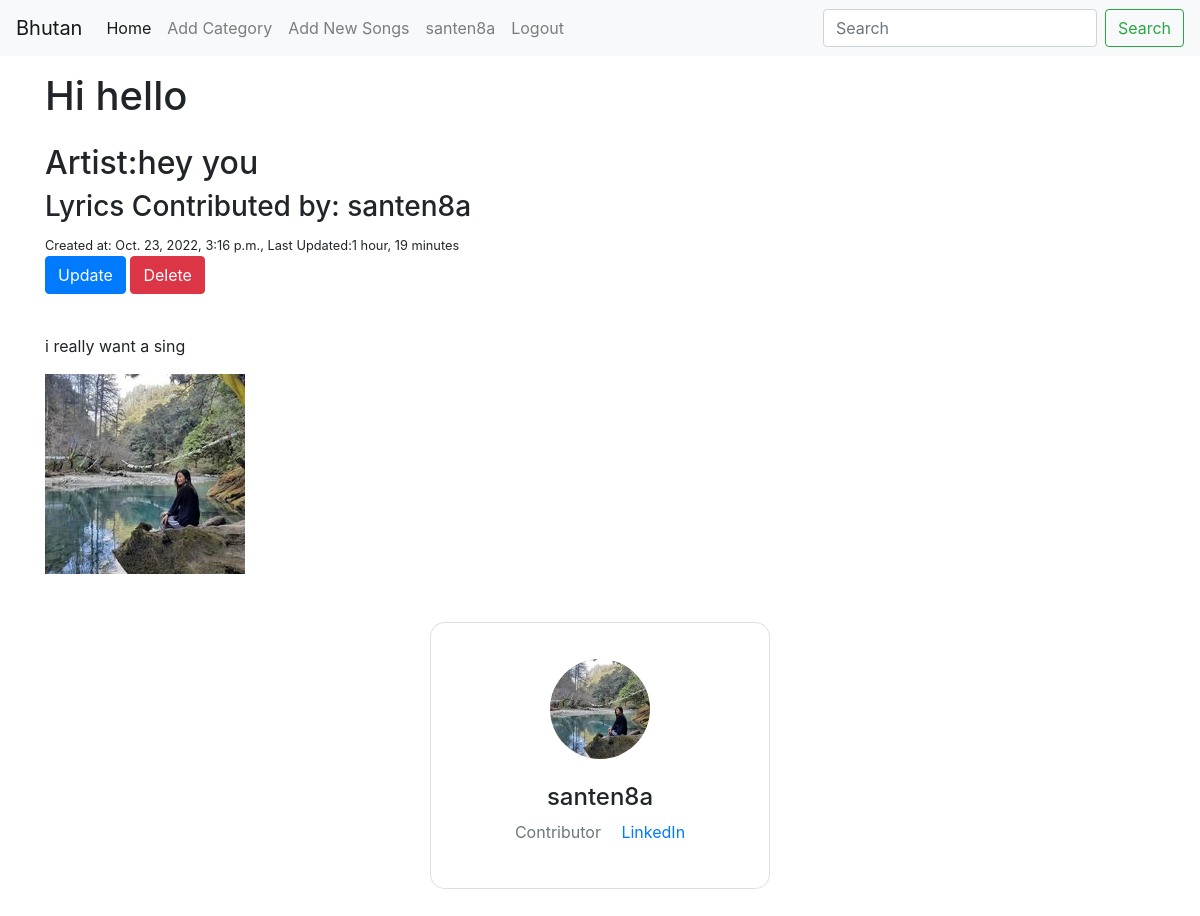
The app's page /song/view/7 (signed in) with its own data.
### song/models.py (models this page shows, shortened)
class Post(models.Model):
    title = models.CharField(max_length=255)
    header_image = models.ImageField(null=True,blank=True,upload_to="images/")
    author = models.ForeignKey(User,on_delete=models.CASCADE)
    artist = models.CharField(max_length=255)
    body = RichTextField(blank=True,null=True)
    created_date = models.DateTimeField(auto_now_add=True)
    updated_date = models.DateTimeField(auto_now=True)
    category = models.CharField(max_length=255,default='general')

class Profile(models.Model):
    user = models.OneToOneField(User,null=True,on_delete=models.CASCADE)
    bio = models.TextField()
    profile_pic =models.ImageField(null=True,blank=True,upload_to="images/profile/")
    website_url = models.CharField(max_length=255,null=True)
    twitter_url = models.CharField(max_length=255,null=True)
    linkedin_url = models.CharField(max_length=255,null=True)

### song/views.py (the view)
# urls.py: path('song/view/<int:pk>', SongDetailView.as_view(), name='detail-song'),
class SongDetailView(DetailView):
    model = Post
    template_name = 'song/detail_song.html'

### song/templates/song/detail_song.html (shortened to what this page needs)
{% extends './base.html' %}
{% block content %}
<h1 class="py-3">{{post.title}}</h1>
<h2>Artist:{{post.artist}}</h2>
<h3>Lyrics Contributed by: {{post.author.username}}</h3>
<small>Created at: {{post.created_date}}, Last Updated:{{post.updated_date|timesince}}</small>
<br>
<a class="btn btn-primary" href="{% url 'update-song' post.id %}">Update</a>
<a class="btn btn-danger" href="{% url 'delete-song' post.id %}">Delete</a>
<br>
<br>
<p>
    {{post.body|safe}}
</p>
<img class="img-fluid" src="{{post.header_image.url}}" alt="Profile Picture">
<section class="vh-100">
    <div class="container py-5 h-100">
        <div class="row d-flex justify-content-center align-items-center h-100">
            <div class="col-md-12 col-xl-4">
                <div class="card" style="border-radius: 15px;">
                    <div class="card-body text-center">
                        <div class="mt-3 mb-4">
                            <img src="{{post.author.profile.profile_pic.url}}" class="rounded-circle img-fluid"
                                style="width: 100px;" />
                        </div>
                        <h4 class="mb-2">{{post.author.username}}</h4>
                        <p class="text-muted mb-4">Contributor  <a
                                href="{{post.author.profile.linkedin_url}}">LinkedIn</a></p>
                    </div>
                </div>
            </div>
        </div>
    </div>
</section>
{% endblock %}

### song/templates/song/navbar.html (shortened to what this page needs)
<nav class="navbar navbar-expand-lg navbar-light bg-light">
  <a class="navbar-brand" href="{% url 'home' %}">Bhutan</a>
  <div class="collapse navbar-collapse" id="navbarTogglerDemo02">
    <ul class="navbar-nav mr-auto mt-2 mt-lg-0">
      <li class="nav-item active">
        <a class="nav-link" href="{% url 'home' %}">Home <span class="sr-only">(current)</span></a>
      </li>
      <li class="nav-item">
        <a class="nav-link" href="{% url 'create-category' %}">Add Category</a>
      </li>
      <li class="nav-item">
        <a class="nav-link" href="{% url 'create-song' %}">Add New Songs</a>
      </li>
      {% if user.is_authenticated %}
      <li class="nav-item">
        <a class="nav-link" href="{% url 'profile-edit' %}">{{user.username}}</a>
      </li>
      <li class="nav-item">
        <a class="nav-link" href="{% url 'logout' %}">Logout</a>
      </li>
      {% endif %}
    </ul>
    <form class="form-inline my-2 my-lg-0">
      <input class="form-control mr-sm-2" type="search" placeholder="Search">
      <button class="btn btn-outline-success my-2 my-sm-0" type="submit">Search</button>
    </form>
  </div>
</nav>

### records on screen
Post: title "Hi hello", artist "hey you", author.username "santen8a", created_date "Oct. 23, 2022, 3:16 p.m.", updated_date "1 hour, 19 minutes", body "i really want a sing", header_image (picture), author.profile.profile_pic (picture)

### other values on screen
{{ user.username }} "santen8a"
